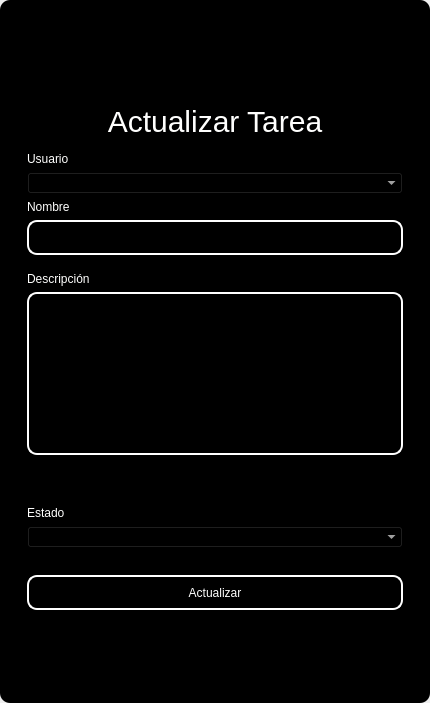
<?xml version="1.0" encoding="UTF-8"?>
<ui version="4.0">
 <class>MainWindow</class>
 <widget class="QMainWindow" name="MainWindow">
  <property name="geometry">
   <rect>
    <x>0</x>
    <y>0</y>
    <width>430</width>
    <height>703</height>
   </rect>
  </property>
  <property name="windowTitle">
   <string>MainWindow</string>
  </property>
  <property name="styleSheet">
   <string notr="true"/>
  </property>
  <widget class="QWidget" name="centralwidget">
   <property name="styleSheet">
    <string notr="true"/>
   </property>
   <layout class="QVBoxLayout" name="verticalLayout">
    <property name="spacing">
     <number>0</number>
    </property>
    <property name="leftMargin">
     <number>0</number>
    </property>
    <property name="topMargin">
     <number>0</number>
    </property>
    <property name="rightMargin">
     <number>0</number>
    </property>
    <property name="bottomMargin">
     <number>0</number>
    </property>
    <item>
     <widget class="QFrame" name="frame">
      <property name="enabled">
       <bool>true</bool>
      </property>
      <property name="styleSheet">
       <string notr="true">QFrame {
	border-radius:10px;
	
	background-color: rgb(0, 0, 0);
 }
</string>
      </property>
      <property name="frameShape">
       <enum>QFrame::StyledPanel</enum>
      </property>
      <property name="frameShadow">
       <enum>QFrame::Raised</enum>
      </property>
      <layout class="QVBoxLayout" name="verticalLayout_2">
       <item>
        <widget class="QFrame" name="frame_superior">
         <property name="minimumSize">
          <size>
           <width>0</width>
           <height>40</height>
          </size>
         </property>
         <property name="maximumSize">
          <size>
           <width>16777215</width>
           <height>40</height>
          </size>
         </property>
         <property name="styleSheet">
          <string notr="true">QPushButton{
border-radius:18px;
}

QPushButton:hover{
	background-color: rgb(0, 0, 0);
}
</string>
         </property>
         <property name="frameShape">
          <enum>QFrame::StyledPanel</enum>
         </property>
         <property name="frameShadow">
          <enum>QFrame::Raised</enum>
         </property>
         <layout class="QHBoxLayout" name="horizontalLayout_3">
          <property name="spacing">
           <number>4</number>
          </property>
          <property name="leftMargin">
           <number>0</number>
          </property>
          <property name="topMargin">
           <number>0</number>
          </property>
          <property name="rightMargin">
           <number>0</number>
          </property>
          <property name="bottomMargin">
           <number>0</number>
          </property>
          <item>
           <widget class="QPushButton" name="btn_icon">
            <property name="text">
             <string/>
            </property>
            <property name="iconSize">
             <size>
              <width>40</width>
              <height>40</height>
             </size>
            </property>
           </widget>
          </item>
          <item>
           <spacer name="horizontalSpacer_2">
            <property name="orientation">
             <enum>Qt::Horizontal</enum>
            </property>
            <property name="sizeHint" stdset="0">
             <size>
              <width>443</width>
              <height>20</height>
             </size>
            </property>
           </spacer>
          </item>
          <item>
           <widget class="QPushButton" name="bt_minimizar">
            <property name="minimumSize">
             <size>
              <width>38</width>
              <height>38</height>
             </size>
            </property>
            <property name="maximumSize">
             <size>
              <width>38</width>
              <height>38</height>
             </size>
            </property>
            <property name="cursor">
             <cursorShape>PointingHandCursor</cursorShape>
            </property>
            <property name="text">
             <string/>
            </property>
            <property name="icon">
             <iconset>
              <normaloff>image/minus.svg</normaloff>image/minus.svg</iconset>
            </property>
            <property name="iconSize">
             <size>
              <width>38</width>
              <height>38</height>
             </size>
            </property>
           </widget>
          </item>
          <item>
           <widget class="QPushButton" name="bt_maximizar">
            <property name="minimumSize">
             <size>
              <width>38</width>
              <height>38</height>
             </size>
            </property>
            <property name="maximumSize">
             <size>
              <width>38</width>
              <height>38</height>
             </size>
            </property>
            <property name="cursor">
             <cursorShape>PointingHandCursor</cursorShape>
            </property>
            <property name="text">
             <string/>
            </property>
            <property name="icon">
             <iconset>
              <normaloff>image/chevron-up.svg</normaloff>image/chevron-up.svg</iconset>
            </property>
            <property name="iconSize">
             <size>
              <width>38</width>
              <height>38</height>
             </size>
            </property>
           </widget>
          </item>
          <item>
           <widget class="QPushButton" name="bt_restaurar">
            <property name="minimumSize">
             <size>
              <width>38</width>
              <height>38</height>
             </size>
            </property>
            <property name="maximumSize">
             <size>
              <width>38</width>
              <height>38</height>
             </size>
            </property>
            <property name="cursor">
             <cursorShape>PointingHandCursor</cursorShape>
            </property>
            <property name="text">
             <string/>
            </property>
            <property name="icon">
             <iconset>
              <normaloff>image/chevron-down.svg</normaloff>image/chevron-down.svg</iconset>
            </property>
            <property name="iconSize">
             <size>
              <width>38</width>
              <height>38</height>
             </size>
            </property>
           </widget>
          </item>
          <item>
           <widget class="QPushButton" name="bt_cerrar">
            <property name="minimumSize">
             <size>
              <width>38</width>
              <height>38</height>
             </size>
            </property>
            <property name="maximumSize">
             <size>
              <width>38</width>
              <height>38</height>
             </size>
            </property>
            <property name="cursor">
             <cursorShape>PointingHandCursor</cursorShape>
            </property>
            <property name="text">
             <string/>
            </property>
            <property name="icon">
             <iconset>
              <normaloff>image/x.svg</normaloff>image/x.svg</iconset>
            </property>
            <property name="iconSize">
             <size>
              <width>38</width>
              <height>38</height>
             </size>
            </property>
           </widget>
          </item>
         </layout>
        </widget>
       </item>
       <item>
        <widget class="QFrame" name="frame_3">
         <property name="styleSheet">
          <string notr="true">QLabel {
	color: rgb(255, 255, 254);
	font: 12pt &quot;Arial&quot;;
	background-color: rgba(0, 0, 0,0);
}

QTextEdit{
background-color: rgba(0, 0, 0,0);
border-radius:10px; 
font: 12pt &quot;Arial&quot;;
color: rgb(255, 255, 254);
border: 2px solid  rgb(255, 255, 255);

}

QTextEdit:hover{
background-color: rgba(0, 0, 0,0);
border-radius:10px; 
font: 12pt &quot;Arial&quot;;
border: 2px solid  rgb(120, 0, 171);
}

QTextEdit:focus{
background-color: rgb(0, 0, 0);
border-radius:10px; 
font: 12pt &quot;Arial&quot;;
border: 2px solid rgb(120, 0, 171);
}

QLineEdit{
background-color: rgba(0, 0, 0,0);
border-radius:10px; 
font: 12pt &quot;Arial&quot;;
color: rgb(255, 255, 254);
border: 2px solid  rgb(255, 255, 255);

}

QLineEdit:hover{
background-color: rgba(0, 0, 0,0);
border-radius:10px; 
font: 12pt &quot;Arial&quot;;
border: 2px solid  rgb(120, 0, 171);
}

QLineEdit:focus{
background-color: rgb(0, 0, 0);
border-radius:10px; 
font: 12pt &quot;Arial&quot;;
border: 2px solid rgb(120, 0, 171);
}

QCheckBox{
	font: 12pt &quot;Arial&quot;;
	color: rgb(255, 255, 255);
}

QCheckBox::indicator {
    width: 18px;
    height:18px;
}

QCheckBox::indicator:unchecked {
   background-image: url(image/square.svg);
}

QCheckBox::indicator:checked {
   background-image: url(image/check-square.svg);
}

QPushButton{
border-radius:10px; 
font: 12pt &quot;Arial&quot;;
color: rgb(255, 255, 254);
border: 2px solid #ffffff;
}

QPushButton:hover{
border-radius:10px; 
font: 12pt &quot;Arial&quot;;
color: rgb(255, 255, 255);
border: 2px solid rgb(120, 0, 171);
	background-color: rgb(120, 0, 171);
}
</string>
         </property>
         <property name="frameShape">
          <enum>QFrame::StyledPanel</enum>
         </property>
         <property name="frameShadow">
          <enum>QFrame::Raised</enum>
         </property>
         <layout class="QHBoxLayout" name="horizontalLayout_4">
          <item>
           <layout class="QVBoxLayout" name="verticalLayout_4">
            <item>
             <spacer name="verticalSpacer">
              <property name="orientation">
               <enum>Qt::Vertical</enum>
              </property>
              <property name="sizeHint" stdset="0">
               <size>
                <width>28</width>
                <height>28</height>
               </size>
              </property>
             </spacer>
            </item>
            <item>
             <widget class="QFrame" name="frame_4">
              <property name="maximumSize">
               <size>
                <width>400</width>
                <height>600</height>
               </size>
              </property>
              <property name="styleSheet">
               <string notr="true">QLabel {
	color: rgb(255, 255, 254);
	font: 12pt &quot;Arial&quot;;
	background-color: rgba(0, 0, 0,0);
}

QTextEdit{
background-color: rgba(0, 0, 0,0);
border-radius:10px; 
font: 12pt &quot;Arial&quot;;
color: rgb(255, 255, 254);
border: 2px solid  rgb(255, 255, 255);

}

QTextEdit:hover{
background-color: rgba(0, 0, 0,0);
border-radius:10px; 
font: 12pt &quot;Arial&quot;;
border: 2px solid  rgb(120, 0, 171);
}

QTextEdit:focus{
background-color: rgb(0, 0, 0);
border-radius:10px; 
font: 12pt &quot;Arial&quot;;
border: 2px solid rgb(120, 0, 171);
}

QLineEdit{
background-color: rgba(0, 0, 0,0);
border-radius:10px; 
font: 12pt &quot;Arial&quot;;
color: rgb(255, 255, 254);
border: 2px solid  rgb(255, 255, 255);

}

QLineEdit:hover{
background-color: rgba(0, 0, 0,0);
border-radius:10px; 
font: 12pt &quot;Arial&quot;;
border: 2px solid  rgb(120, 0, 171);
}

QLineEdit:focus{
background-color: rgb(0, 0, 0);
border-radius:10px; 
font: 12pt &quot;Arial&quot;;
border: 2px solid rgb(120, 0, 171);
}

QCheckBox{
	font: 12pt &quot;Arial&quot;;
	color: rgb(255, 255, 255);
}

QCheckBox::indicator {
    width: 18px;
    height:18px;
}

QCheckBox::indicator:unchecked {
   background-image: url(image/square.svg);
}

QCheckBox::indicator:checked {
   background-image: url(image/check-square.svg);
}

QPushButton{
border-radius:10px; 
font: 12pt &quot;Arial&quot;;
color: rgb(255, 255, 254);
border: 2px solid #ffffff;
}

QPushButton:hover{
border-radius:10px; 
font: 12pt &quot;Arial&quot;;
color: rgb(255, 255, 255);
border: 2px solid rgb(120, 0, 171);
	background-color: rgb(120, 0, 171);
}
</string>
              </property>
              <property name="frameShape">
               <enum>QFrame::StyledPanel</enum>
              </property>
              <property name="frameShadow">
               <enum>QFrame::Raised</enum>
              </property>
              <layout class="QVBoxLayout" name="verticalLayout_3">
               <item>
                <spacer name="verticalSpacer_3">
                 <property name="orientation">
                  <enum>Qt::Vertical</enum>
                 </property>
                 <property name="sizeHint" stdset="0">
                  <size>
                   <width>20</width>
                   <height>40</height>
                  </size>
                 </property>
                </spacer>
               </item>
               <item>
                <widget class="QLabel" name="label_3">
                 <property name="minimumSize">
                  <size>
                   <width>100</width>
                   <height>50</height>
                  </size>
                 </property>
                 <property name="styleSheet">
                  <string notr="true">font-size: 30px</string>
                 </property>
                 <property name="text">
                  <string>Actualizar Tarea</string>
                 </property>
                 <property name="alignment">
                  <set>Qt::AlignCenter</set>
                 </property>
                </widget>
               </item>
               <item>
                <widget class="QLabel" name="label_6">
                 <property name="text">
                  <string>Usuario</string>
                 </property>
                </widget>
               </item>
               <item>
                <widget class="QComboBox" name="user_combobox">
                 <property name="styleSheet">
                  <string notr="true">color: rgb(255, 255, 255);
background-color: rgb(0, 0, 0);</string>
                 </property>
                </widget>
               </item>
               <item>
                <widget class="QLabel" name="label_4">
                 <property name="text">
                  <string>Nombre</string>
                 </property>
                </widget>
               </item>
               <item>
                <widget class="QLineEdit" name="nametxt">
                 <property name="minimumSize">
                  <size>
                   <width>0</width>
                   <height>35</height>
                  </size>
                 </property>
                 <property name="text">
                  <string/>
                 </property>
                </widget>
               </item>
               <item>
                <spacer name="verticalSpacer_4">
                 <property name="orientation">
                  <enum>Qt::Vertical</enum>
                 </property>
                 <property name="sizeHint" stdset="0">
                  <size>
                   <width>20</width>
                   <height>40</height>
                  </size>
                 </property>
                </spacer>
               </item>
               <item>
                <widget class="QLabel" name="label_5">
                 <property name="text">
                  <string>Descripción</string>
                 </property>
                </widget>
               </item>
               <item>
                <widget class="QTextEdit" name="descriptiontxt"/>
               </item>
               <item>
                <spacer name="verticalSpacer_5">
                 <property name="orientation">
                  <enum>Qt::Vertical</enum>
                 </property>
                 <property name="sizeHint" stdset="0">
                  <size>
                   <width>20</width>
                   <height>40</height>
                  </size>
                 </property>
                </spacer>
               </item>
               <item>
                <spacer name="verticalSpacer_11">
                 <property name="orientation">
                  <enum>Qt::Vertical</enum>
                 </property>
                 <property name="sizeHint" stdset="0">
                  <size>
                   <width>20</width>
                   <height>40</height>
                  </size>
                 </property>
                </spacer>
               </item>
               <item>
                <spacer name="verticalSpacer_6">
                 <property name="orientation">
                  <enum>Qt::Vertical</enum>
                 </property>
                 <property name="sizeHint" stdset="0">
                  <size>
                   <width>20</width>
                   <height>40</height>
                  </size>
                 </property>
                </spacer>
               </item>
               <item>
                <spacer name="verticalSpacer_10">
                 <property name="orientation">
                  <enum>Qt::Vertical</enum>
                 </property>
                 <property name="sizeHint" stdset="0">
                  <size>
                   <width>20</width>
                   <height>40</height>
                  </size>
                 </property>
                </spacer>
               </item>
               <item>
                <widget class="QLabel" name="label_7">
                 <property name="text">
                  <string>Estado</string>
                 </property>
                </widget>
               </item>
               <item>
                <widget class="QComboBox" name="status_combobox">
                 <property name="cursor">
                  <cursorShape>PointingHandCursor</cursorShape>
                 </property>
                 <property name="styleSheet">
                  <string notr="true">color: rgb(255, 255, 255);
background-color: rgb(0, 0, 0);</string>
                 </property>
                </widget>
               </item>
               <item>
                <spacer name="verticalSpacer_9">
                 <property name="orientation">
                  <enum>Qt::Vertical</enum>
                 </property>
                 <property name="sizeHint" stdset="0">
                  <size>
                   <width>20</width>
                   <height>50</height>
                  </size>
                 </property>
                </spacer>
               </item>
               <item>
                <widget class="QPushButton" name="btn_update">
                 <property name="minimumSize">
                  <size>
                   <width>0</width>
                   <height>35</height>
                  </size>
                 </property>
                 <property name="cursor">
                  <cursorShape>PointingHandCursor</cursorShape>
                 </property>
                 <property name="text">
                  <string>Actualizar</string>
                 </property>
                </widget>
               </item>
               <item>
                <spacer name="verticalSpacer_7">
                 <property name="orientation">
                  <enum>Qt::Vertical</enum>
                 </property>
                 <property name="sizeHint" stdset="0">
                  <size>
                   <width>20</width>
                   <height>40</height>
                  </size>
                 </property>
                </spacer>
               </item>
               <item>
                <layout class="QHBoxLayout" name="horizontalLayout_2"/>
               </item>
               <item>
                <spacer name="verticalSpacer_8">
                 <property name="orientation">
                  <enum>Qt::Vertical</enum>
                 </property>
                 <property name="sizeHint" stdset="0">
                  <size>
                   <width>20</width>
                   <height>40</height>
                  </size>
                 </property>
                </spacer>
               </item>
               <item>
                <layout class="QHBoxLayout" name="horizontalLayout">
                 <item>
                  <spacer name="horizontalSpacer">
                   <property name="orientation">
                    <enum>Qt::Horizontal</enum>
                   </property>
                   <property name="sizeHint" stdset="0">
                    <size>
                     <width>40</width>
                     <height>20</height>
                    </size>
                   </property>
                  </spacer>
                 </item>
                </layout>
               </item>
              </layout>
             </widget>
            </item>
            <item>
             <spacer name="verticalSpacer_2">
              <property name="orientation">
               <enum>Qt::Vertical</enum>
              </property>
              <property name="sizeHint" stdset="0">
               <size>
                <width>20</width>
                <height>40</height>
               </size>
              </property>
             </spacer>
            </item>
           </layout>
          </item>
         </layout>
        </widget>
       </item>
      </layout>
     </widget>
    </item>
   </layout>
  </widget>
 </widget>
 <resources/>
 <connections/>
</ui>
